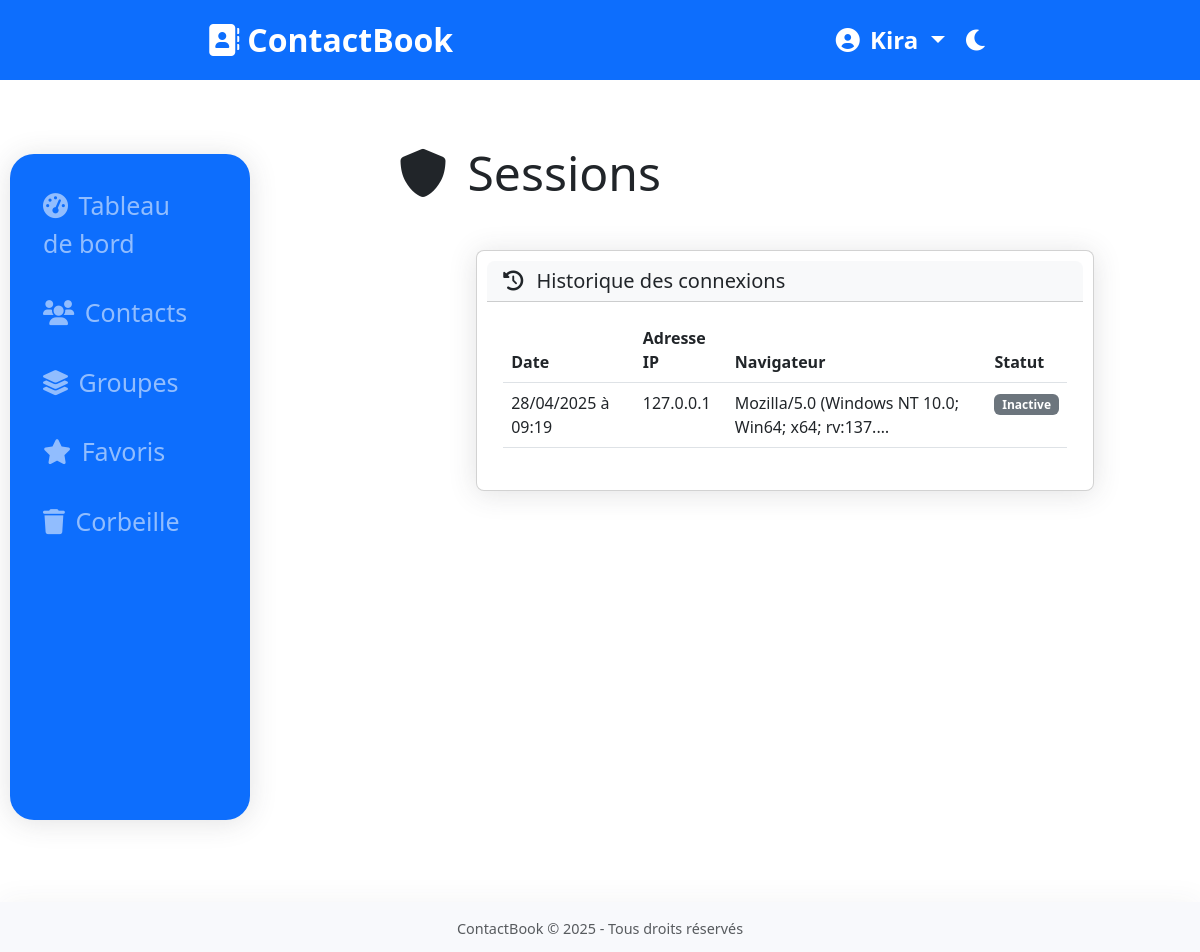
Page /users/sessions/ (signed in) on the earlier database version.
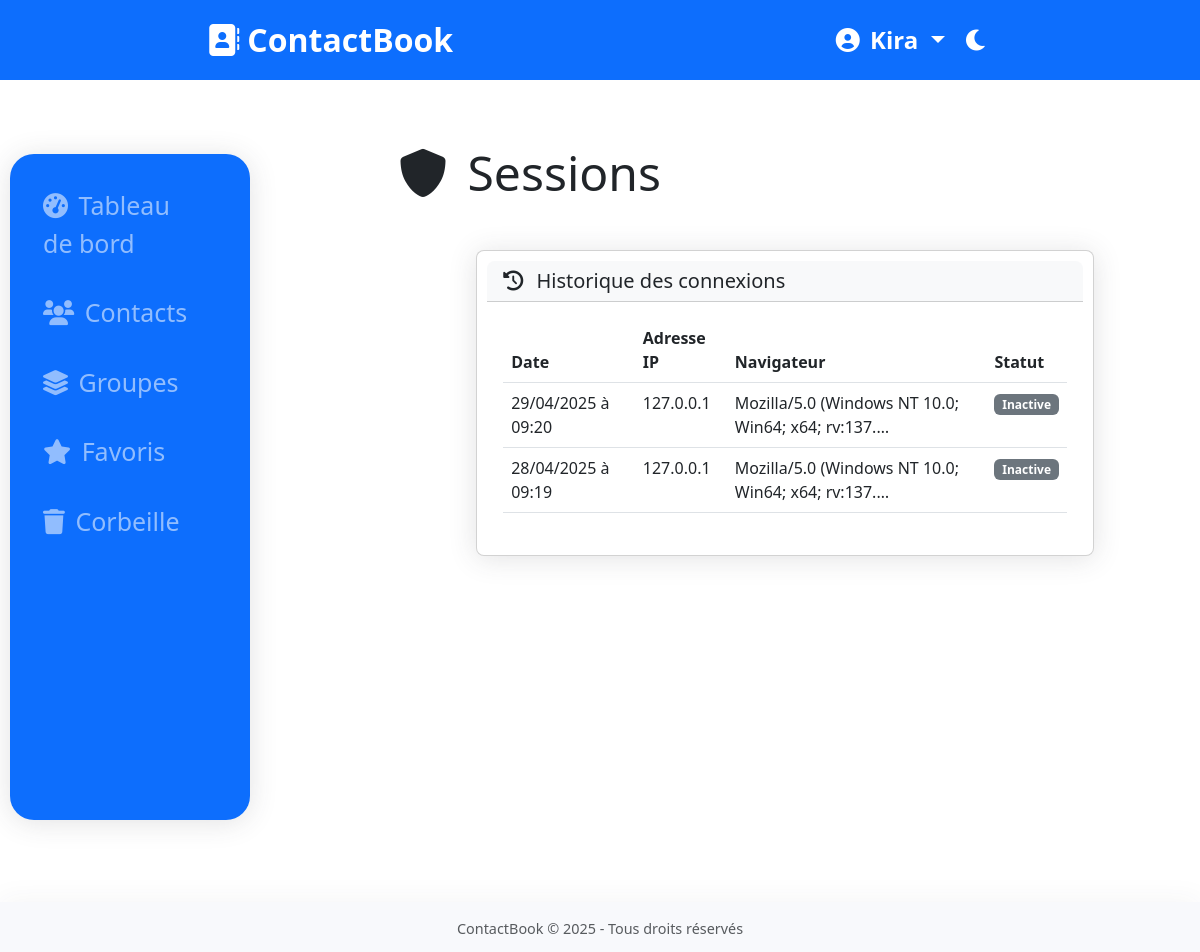
Same page on the later database version.
### users/models.py (models this page shows, shortened)
class UserSession(models.Model):
    user = models.ForeignKey(CustomUser, on_delete=models.CASCADE, related_name='sessions')
    session_key = models.CharField(max_length=40)
    ip_address = models.GenericIPAddressField(null=True, blank=True)
    user_agent = models.TextField(blank=True)
    last_activity = models.DateTimeField(auto_now=True)

### users/views.py (the view)
# urls.py: path('sessions/', views.user_sessions, name='user_sessions'),
@login_required
def user_sessions(request):
    sessions = UserSession.objects.filter(user=request.user).order_by('-last_activity')
    return render(request, 'users/sessions.html', {'sessions': sessions})

### users/templates/users/sessions.html (shortened to what this page needs)
{% extends 'base.html' %}
{% block content %}
<div class="row mb-4">
    <div class="col-md-8">
        <h1 class="display-5 mb-4">
            <i class="fas fa-shield-alt me-2"></i> Sessions
        </h1>
    </div>
</div>
<div class="card">
    <div class="card-header bg-light">
        <h5 class="card-title mb-0">
            <i class="fas fa-history me-2"></i> Historique des connexions
        </h5>
    </div>
    <div class="card-body">
        {% if sessions %}
            <div class="table-responsive">
                <table class="table table-hover">
                    <thead>
                        <tr>
                            <th>Date</th>
                            <th>Adresse IP</th>
                            <th>Navigateur</th>
                            <th>Statut</th>
                        </tr>
                    </thead>
                    <tbody>
                        {% for session in sessions %}
                            <tr>
                                <td>{{ session.last_activity|date:"d/m/Y à H:i" }}</td>
                                <td>{{ session.ip_address|default:"Inconnue" }}</td>
                                <td>{{ session.user_agent|truncatechars:50 }}</td>
                                <td>
                                    {% if session.session_key == request.session.session_key %}
                                        <span class="badge bg-success">Session actuelle</span>
                                    {% else %}
                                        <span class="badge bg-secondary">Inactive</span>
                                    {% endif %}
                                </td>
                            </tr>
                        {% endfor %}
                    </tbody>
                </table>
            </div>
        {% else %}
            <div class="alert alert-info">
                <i class="fas fa-info-circle me-2"></i> Aucune session enregistrée.
            </div>
        {% endif %}
    </div>
</div>
{% endblock %}

Differences in the rows shown:
added UserSession: last_activity "29/04/2025 à 09:20", ip_address "127.0.0.1", user_agent "Mozilla/5.0 (Windows NT 10.0; Win64; x64; rv:137.…", shows "Inactive"
